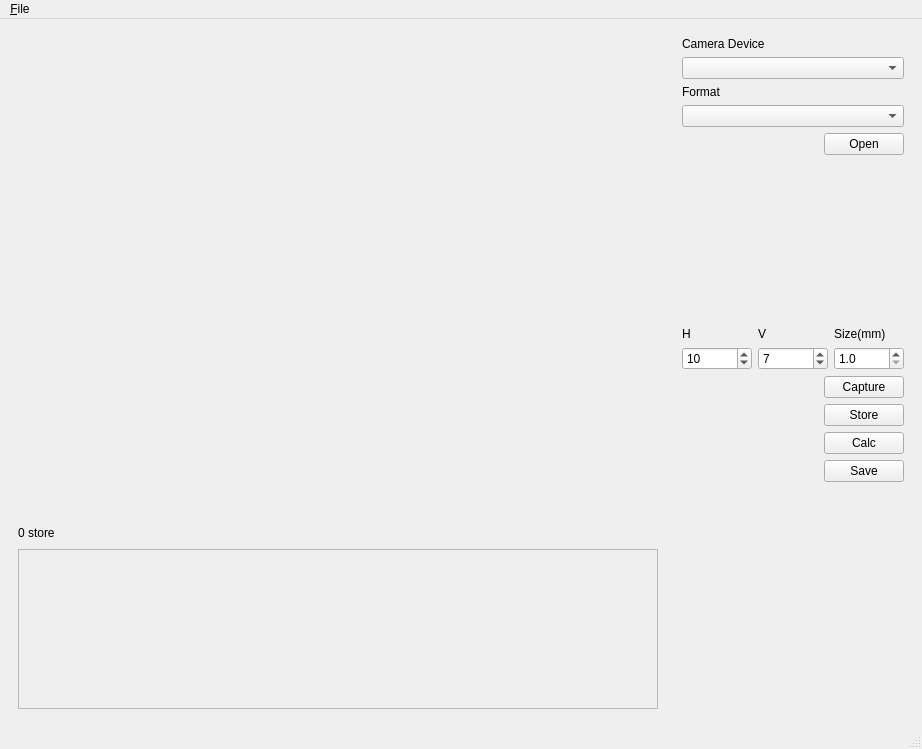
<?xml version="1.0" encoding="UTF-8"?>
<ui version="4.0">
 <class>MainWindow</class>
 <widget class="QMainWindow" name="MainWindow">
  <property name="geometry">
   <rect>
    <x>0</x>
    <y>0</y>
    <width>922</width>
    <height>749</height>
   </rect>
  </property>
  <property name="windowTitle">
   <string>MainWindow</string>
  </property>
  <widget class="QWidget" name="centralwidget">
   <layout class="QHBoxLayout" name="horizontalLayout" stretch="0,0">
    <item>
     <widget class="QWidget" name="image_widget" native="true">
      <layout class="QVBoxLayout" name="verticalLayout_2">
       <item>
        <widget class="QLabel" name="maincam_label">
         <property name="sizePolicy">
          <sizepolicy hsizetype="Preferred" vsizetype="Preferred">
           <horstretch>0</horstretch>
           <verstretch>0</verstretch>
          </sizepolicy>
         </property>
         <property name="minimumSize">
          <size>
           <width>640</width>
           <height>480</height>
          </size>
         </property>
         <property name="text">
          <string/>
         </property>
        </widget>
       </item>
       <item>
        <widget class="QLabel" name="store_label">
         <property name="text">
          <string>0 store</string>
         </property>
        </widget>
       </item>
       <item>
        <widget class="QScrollArea" name="image_area">
         <property name="sizePolicy">
          <sizepolicy hsizetype="Preferred" vsizetype="Fixed">
           <horstretch>0</horstretch>
           <verstretch>0</verstretch>
          </sizepolicy>
         </property>
         <property name="minimumSize">
          <size>
           <width>0</width>
           <height>160</height>
          </size>
         </property>
         <property name="widgetResizable">
          <bool>true</bool>
         </property>
         <widget class="QWidget" name="image_list_widget">
          <property name="geometry">
           <rect>
            <x>0</x>
            <y>0</y>
            <width>638</width>
            <height>158</height>
           </rect>
          </property>
          <layout class="QHBoxLayout" name="image_list_layout"/>
         </widget>
        </widget>
       </item>
      </layout>
     </widget>
    </item>
    <item>
     <widget class="QWidget" name="param_widget" native="true">
      <property name="sizePolicy">
       <sizepolicy hsizetype="Fixed" vsizetype="Preferred">
        <horstretch>0</horstretch>
        <verstretch>0</verstretch>
       </sizepolicy>
      </property>
      <property name="minimumSize">
       <size>
        <width>240</width>
        <height>0</height>
       </size>
      </property>
      <property name="maximumSize">
       <size>
        <width>240</width>
        <height>16777215</height>
       </size>
      </property>
      <property name="baseSize">
       <size>
        <width>240</width>
        <height>0</height>
       </size>
      </property>
      <layout class="QGridLayout" name="gridLayout">
       <property name="horizontalSpacing">
        <number>6</number>
       </property>
       <item row="1" column="0" colspan="3">
        <widget class="QComboBox" name="device_box"/>
       </item>
       <item row="12" column="0" colspan="3">
        <spacer name="param_spacer">
         <property name="orientation">
          <enum>Qt::Vertical</enum>
         </property>
         <property name="sizeHint" stdset="0">
          <size>
           <width>219</width>
           <height>182</height>
          </size>
         </property>
        </spacer>
       </item>
       <item row="5" column="0" colspan="3">
        <widget class="QLabel" name="capture_label">
         <property name="minimumSize">
          <size>
           <width>220</width>
           <height>160</height>
          </size>
         </property>
         <property name="text">
          <string/>
         </property>
        </widget>
       </item>
       <item row="6" column="1">
        <widget class="QLabel" name="corner_v_label">
         <property name="text">
          <string>V</string>
         </property>
        </widget>
       </item>
       <item row="2" column="0" colspan="3">
        <widget class="QLabel" name="format_label">
         <property name="text">
          <string>Format</string>
         </property>
        </widget>
       </item>
       <item row="6" column="2">
        <widget class="QLabel" name="corner_size_label">
         <property name="text">
          <string>Size(mm)</string>
         </property>
        </widget>
       </item>
       <item row="4" column="0" colspan="3">
        <widget class="QPushButton" name="device_open_btn">
         <property name="sizePolicy">
          <sizepolicy hsizetype="Fixed" vsizetype="Fixed">
           <horstretch>0</horstretch>
           <verstretch>0</verstretch>
          </sizepolicy>
         </property>
         <property name="layoutDirection">
          <enum>Qt::RightToLeft</enum>
         </property>
         <property name="text">
          <string>Open</string>
         </property>
        </widget>
       </item>
       <item row="0" column="0" colspan="3">
        <widget class="QLabel" name="device_label">
         <property name="text">
          <string>Camera Device</string>
         </property>
        </widget>
       </item>
       <item row="7" column="2">
        <widget class="QDoubleSpinBox" name="corner_size_box">
         <property name="decimals">
          <number>1</number>
         </property>
         <property name="minimum">
          <double>1.000000000000000</double>
         </property>
         <property name="singleStep">
          <double>0.100000000000000</double>
         </property>
        </widget>
       </item>
       <item row="6" column="0">
        <widget class="QLabel" name="corner_h_label">
         <property name="text">
          <string>H</string>
         </property>
        </widget>
       </item>
       <item row="7" column="0">
        <widget class="QSpinBox" name="corner_h_box">
         <property name="minimum">
          <number>1</number>
         </property>
         <property name="value">
          <number>10</number>
         </property>
        </widget>
       </item>
       <item row="7" column="1">
        <widget class="QSpinBox" name="corner_v_box">
         <property name="minimum">
          <number>1</number>
         </property>
         <property name="value">
          <number>7</number>
         </property>
        </widget>
       </item>
       <item row="9" column="0" colspan="3">
        <widget class="QPushButton" name="store_btn">
         <property name="sizePolicy">
          <sizepolicy hsizetype="Fixed" vsizetype="Fixed">
           <horstretch>0</horstretch>
           <verstretch>0</verstretch>
          </sizepolicy>
         </property>
         <property name="layoutDirection">
          <enum>Qt::RightToLeft</enum>
         </property>
         <property name="text">
          <string>Store</string>
         </property>
        </widget>
       </item>
       <item row="10" column="0" colspan="3">
        <widget class="QPushButton" name="calc_btn">
         <property name="sizePolicy">
          <sizepolicy hsizetype="Fixed" vsizetype="Fixed">
           <horstretch>0</horstretch>
           <verstretch>0</verstretch>
          </sizepolicy>
         </property>
         <property name="layoutDirection">
          <enum>Qt::RightToLeft</enum>
         </property>
         <property name="text">
          <string>Calc</string>
         </property>
        </widget>
       </item>
       <item row="3" column="0" colspan="3">
        <widget class="QComboBox" name="format_box"/>
       </item>
       <item row="8" column="0" colspan="3">
        <widget class="QPushButton" name="capture_btn">
         <property name="sizePolicy">
          <sizepolicy hsizetype="Fixed" vsizetype="Fixed">
           <horstretch>0</horstretch>
           <verstretch>0</verstretch>
          </sizepolicy>
         </property>
         <property name="layoutDirection">
          <enum>Qt::RightToLeft</enum>
         </property>
         <property name="text">
          <string>Capture</string>
         </property>
        </widget>
       </item>
       <item row="11" column="0" colspan="3">
        <widget class="QPushButton" name="save_btn">
         <property name="sizePolicy">
          <sizepolicy hsizetype="Fixed" vsizetype="Fixed">
           <horstretch>0</horstretch>
           <verstretch>0</verstretch>
          </sizepolicy>
         </property>
         <property name="layoutDirection">
          <enum>Qt::RightToLeft</enum>
         </property>
         <property name="text">
          <string>Save</string>
         </property>
        </widget>
       </item>
      </layout>
     </widget>
    </item>
   </layout>
  </widget>
  <widget class="QMenuBar" name="menubar">
   <property name="geometry">
    <rect>
     <x>0</x>
     <y>0</y>
     <width>922</width>
     <height>22</height>
    </rect>
   </property>
   <widget class="QMenu" name="menu_File">
    <property name="title">
     <string>&amp;File</string>
    </property>
    <addaction name="action_Quit"/>
   </widget>
   <addaction name="menu_File"/>
  </widget>
  <widget class="QStatusBar" name="statusbar"/>
  <action name="action_Quit">
   <property name="text">
    <string>&amp;Quit</string>
   </property>
  </action>
 </widget>
 <resources/>
 <connections/>
</ui>
